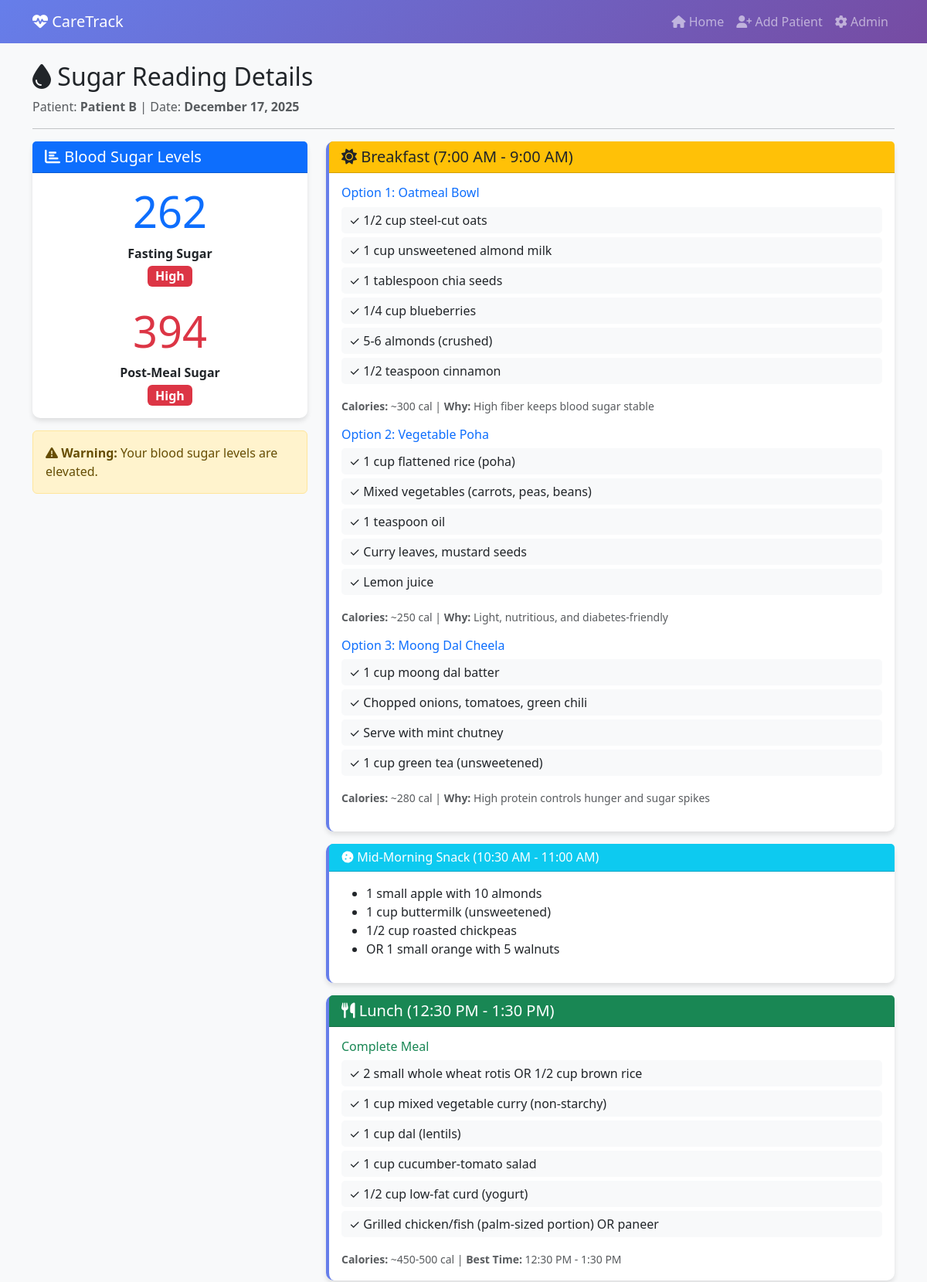
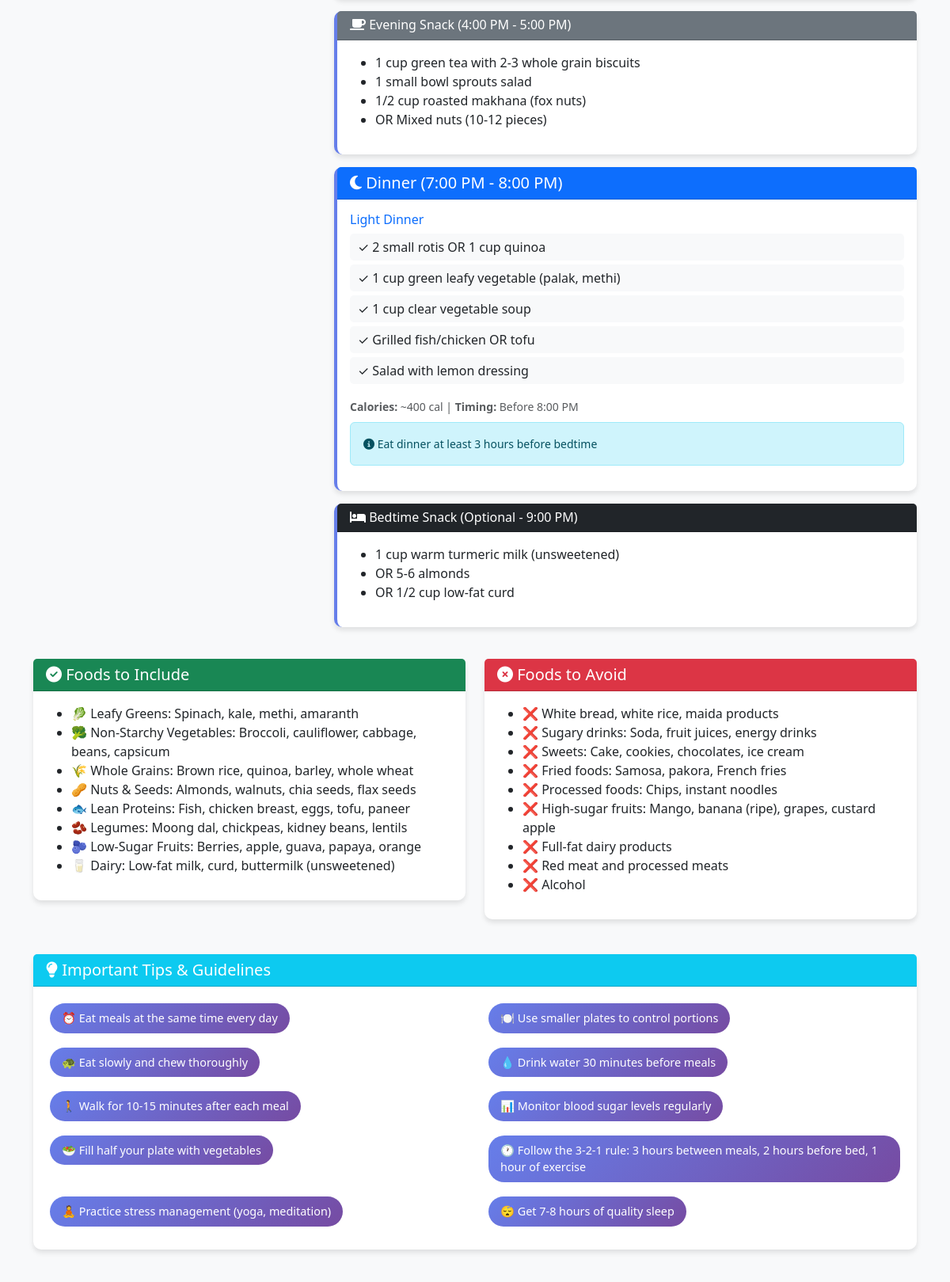
Screenshot of /reading/2/ (upper part) with the database file from the repository (2 pictures, top to bottom).
### app/models.py (models this page shows, shortened)
class SugarReading(models.Model):
    patient = models.ForeignKey(
        Patient,
        on_delete=models.CASCADE,  # If patient deleted, delete all their readings
        related_name='sugar_readings'
    )
    reading_date = models.DateField(default=timezone.now)
    sugar_before_breakfast = models.PositiveIntegerField(
        help_text="Fasting sugar level (mg/dL)"
    )
    sugar_after_breakfast = models.PositiveIntegerField(
        help_text="Post-meal sugar level (mg/dL)"
    )
    notes = models.TextField(blank=True, help_text="Any additional notes")
    created_at = models.DateTimeField(auto_now_add=True)
    def get_status(self):
        if self.sugar_before_breakfast < 70:
            fasting_status = "Low"
        elif 70 <= self.sugar_before_breakfast <= 100:
            fasting_status = "Normal"
        else:
            fasting_status = "High"
        if self.sugar_after_breakfast < 140:
            postmeal_status = "Normal"
        else:
            postmeal_status = "High"
        return {
            'fasting': fasting_status,
            'postmeal': postmeal_status
        }
    class Meta:
        ordering = ['-reading_date']  # Most recent first
        unique_together = ['patient', 'reading_date']  # One reading per day per patient

class Patient(models.Model):
    name = models.CharField(max_length=100, help_text="Patient's full name")
    age = models.PositiveIntegerField(
        validators=[MinValueValidator(1), MaxValueValidator(120)],
        help_text="Age in years"
    )
    weight = models.DecimalField(
        max_digits=5,      # Total digits (e.g., 150.5 = 4 digits)
        decimal_places=2,  # Digits after decimal
        help_text="Weight in kg"
    )
    height = models.DecimalField(
        max_digits=5,
        decimal_places=2,
        help_text="Height in cm"
    )
    bmi = models.DecimalField(
        max_digits=4,
        decimal_places=2,
        blank=True,  # Can be empty initially
        null=True,   # Can be NULL in database
        help_text="Body Mass Index (calculated automatically)"
    )
    created_at = models.DateTimeField(auto_now_add=True)  # Set once when created
    updated_at = models.DateTimeField(auto_now=True)      # Updates every time we save
    def save(self, *args, **kwargs):
        """Override save to calculate BMI before saving"""
        self.calculate_bmi()
        super().save(*args, **kwargs)
    class Meta:
        ordering = ['-created_at']  # Newest first

### app/views.py (the view)
# urls.py: path('reading/<int:pk>/', views.reading_detail, name='reading_detail'),
def reading_detail(request, pk):
    reading = get_object_or_404(SugarReading, pk=pk)
    status = reading.get_status()
    patient = reading.patient
    diet_plan = get_detailed_diet_plan(
        status=status,
        patient_age=patient.age,
        bmi=float(patient.bmi) if patient.bmi else 25.0
    )
    context = {
        'reading': reading,
        'status': status,
        'diet_plan': diet_plan,  # Changed from meal_suggestions
        'patient': patient,
    }
    return render(request, 'app/reading_detail.html', context)

### app/templates/app/reading_detail.html (shortened to what this page needs)
{% extends 'app/base.html' %}
{% block content %}
<div class="row">
    <div class="col-md-12">
        <h2><i class="fas fa-tint"></i> Sugar Reading Details</h2>
        <p class="text-muted">Patient: <strong>{{ reading.patient.name }}</strong> | Date: <strong>{{ reading.reading_date|date:"F d, Y" }}</strong></p>
        <hr>
    </div>
</div>
<div class="row">
    <div class="col-md-4">
        <div class="card mb-3">
            <div class="card-header bg-primary text-white">
                <h5 class="mb-0"><i class="fas fa-chart-bar"></i> Blood Sugar Levels</h5>
            </div>
            <div class="card-body text-center">
                <div class="mb-4">
                    <h1 class="display-4 text-primary">{{ reading.sugar_before_breakfast }}</h1>
                    <p class="mb-1"><strong>Fasting Sugar</strong></p>
                    <span class="badge
                        {% if status.fasting == 'Normal' %}bg-success
                        {% elif status.fasting == 'High' %}bg-danger
                        {% else %}bg-warning{% endif %} fs-6">
                        {{ status.fasting }}
                    </span>
                </div>
                <div>
                    <h1 class="display-4 text-danger">{{ reading.sugar_after_breakfast }}</h1>
                    <p class="mb-1"><strong>Post-Meal Sugar</strong></p>
                    <span class="badge
                        {% if status.postmeal == 'Normal' %}bg-success
                        {% else %}bg-danger{% endif %} fs-6">
                        {{ status.postmeal }}
                    </span>
                </div>
            </div>
        </div>
        {% if status.fasting == 'High' or status.postmeal == 'High' %}
        <div class="alert alert-warning">
            <i class="fas fa-exclamation-triangle"></i> <strong>Warning:</strong> Your blood sugar levels are elevated.
        </div>
        {% endif %}
    </div>
    <div class="col-md-8">
        <div class="card meal-card mb-3">
            <div class="card-header bg-warning text-dark">
                <h5 class="mb-0"><i class="fas fa-sun"></i> Breakfast (7:00 AM - 9:00 AM)</h5>
            </div>
            <div class="card-body">
                {% for option in diet_plan.breakfast %}
                    <div class="mb-3">
                        <h6 class="text-primary">{{ option.name }}</h6>
                        <ul class="list-unstyled">
                            {% for item in option.items %}
                            <li class="food-item">✓ {{ item }}</li>
                            {% endfor %}
                        </ul>
                        <small class="text-muted">
                            <strong>Calories:</strong> {{ option.calories }} |
                            <strong>Why:</strong> {{ option.why }}
                        </small>
                    </div>
                {% endfor %}
            </div>
        </div>
        <div class="card meal-card mb-3">
            <div class="card-header bg-info text-white">
                <h6 class="mb-0"><i class="fas fa-cookie"></i> Mid-Morning Snack (10:30 AM - 11:00 AM)</h6>
            </div>
            <div class="card-body">
                <ul>
                    {% for snack in diet_plan.mid_morning_snack %}
                    <li>{{ snack }}</li>
                    {% endfor %}
                </ul>
            </div>
        </div>
        <div class="card meal-card mb-3">
            <div class="card-header bg-success text-white">
                <h5 class="mb-0"><i class="fas fa-utensils"></i> Lunch (12:30 PM - 1:30 PM)</h5>
            </div>
            <div class="card-body">
                {% for meal in diet_plan.lunch %}
                    <h6 class="text-success">{{ meal.name }}</h6>
                    <ul class="list-unstyled">
                        {% for item in meal.items %}
                        <li class="food-item">✓ {{ item }}</li>
                        {% endfor %}
                    </ul>
                    <small class="text-muted">
                        <strong>Calories:</strong> {{ meal.calories }}
                        {% if meal.timing %} | <strong>Best Time:</strong> {{ meal.timing }}{% endif %}
                    </small>
                {% endfor %}
            </div>
        </div>
        <div class="card meal-card mb-3">
            <div class="card-header bg-secondary text-white">
                <h6 class="mb-0"><i class="fas fa-coffee"></i> Evening Snack (4:00 PM - 5:00 PM)</h6>
            </div>
            <div class="card-body">
                <ul>
                    {% for snack in diet_plan.evening_snack %}
                    <li>{{ snack }}</li>
                    {% endfor %}
                </ul>
            </div>
        </div>
        <div class="card meal-card mb-3">
            <div class="card-header bg-primary text-white">
                <h5 class="mb-0"><i class="fas fa-moon"></i> Dinner (7:00 PM - 8:00 PM)</h5>
            </div>
            <div class="card-body">
                {% for meal in diet_plan.dinner %}
                    <h6 class="text-primary">{{ meal.name }}</h6>
                    <ul class="list-unstyled">
                        {% for item in meal.items %}
                        <li class="food-item">✓ {{ item }}</li>
                        {% endfor %}
                    </ul>
                    <small class="text-muted">
                        <strong>Calories:</strong> {{ meal.calories }}
                        {% if meal.timing %} | <strong>Timing:</strong> {{ meal.timing }}{% endif %}
                    </small>
                    {% if meal.note %}
                    <div class="alert alert-info mt-2 small">
                        <i class="fas fa-info-circle"></i> {{ meal.note }}
                    </div>
                    {% endif %}
                {% endfor %}
            </div>
        </div>
        {% if diet_plan.bedtime_snack %}
        <div class="card meal-card mb-3">
            <div class="card-header bg-dark text-white">
                <h6 class="mb-0"><i class="fas fa-bed"></i> Bedtime Snack (Optional - 9:00 PM)</h6>
            </div>
            <div class="card-body">
                <ul>
                    {% for snack in diet_plan.bedtime_snack %}
                    <li>{{ snack }}</li>
                    {% endfor %}
                </ul>
            </div>
        </div>
        {% endif %}
    </div>
</div>
<div class="row mt-4">
    <div class="col-md-6">
        <div class="card">
            <div class="card-header bg-success text-white">
                <h5 class="mb-0"><i class="fas fa-check-circle"></i> Foods to Include</h5>
            </div>
            <div class="card-body">
                <ul>
                    {% for food in diet_plan.foods_to_eat %}
                    <li>{{ food }}</li>
                    {% endfor %}
                </ul>
            </div>
        </div>
    </div>
    <div class="col-md-6">
        <div class="card">
            <div class="card-header bg-danger text-white">
                <h5 class="mb-0"><i class="fas fa-times-circle"></i> Foods to Avoid</h5>
            </div>
            <div class="card-body">
                <ul>
                    {% for food in diet_plan.foods_to_avoid %}
                    <li>{{ food }}</li>
                    {% endfor %}
                </ul>
            </div>
        </div>
    </div>
</div>
<div class="row mt-4">
    <div class="col-md-12">
        <div class="card">
            <div class="card-header bg-info text-white">
                <h5 class="mb-0"><i class="fas fa-lightbulb"></i> Important Tips & Guidelines</h5>
            </div>
            <div class="card-body">
                <div class="row">
                    {% for tip in diet_plan.general_tips %}
                    <div class="col-md-6 mb-2">
                        <span class="tip-badge">{{ tip }}</span>
                    </div>
                    {% endfor %}
                </div>
            </div>
        </div>
    </div>
</div>
{% endblock %}

### app/templates/app/base.html (style rules this page uses)
body { background-color: #f8f9fa; }
.card { box-shadow: 0 4px 6px rgba(0,0,0,0.1); border: none; border-radius: 10px; margin-bottom: 20px; }

### app/templates/app/reading_detail.html (style rules this page uses)
.meal-card { border-left: 4px solid #667eea; margin-bottom: 15px; }
.food-item { padding: 5px 10px; margin: 5px 0; background: #f8f9fa; border-radius: 5px; }
.tip-badge { display: inline-block; padding: 8px 15px; margin: 5px; background: linear-gradient(135deg, #667eea 0%, #764ba2 100%); color: white; border-radius: 20px; font-size: 0.9rem; }

### rows the page displays
SugarReading: patient.name "Patient B", reading_date "December 17, 2025", sugar_before_breakfast "262", sugar_after_breakfast "394"

### other values shown
{{ status.fasting }} "High"
{{ status.postmeal }} "High"
{{ option.name }} "Option 1: Oatmeal Bowl" "Option 2: Vegetable Poha" "Option 3: Moong Dal Cheela"
{{ item }} "1/2 cup steel-cut oats" "1 cup unsweetened almond milk" "1 tablespoon chia seeds" "1/4 cup blueberries" "5-6 almonds (crushed)" "1/2 teaspoon cinnamon" "1 cup flattened rice (poha)" "Mixed vegetables (carrots, peas, beans)" "1 teaspoon oil" "Curry leaves, mustard seeds" "Lemon juice" "1 cup moong dal batter" "Chopped onions, tomatoes, green chili" "Serve with mint chutney" "1 cup green tea (unsweetened)"
{{ option.calories }} "~300 cal" "~250 cal" "~280 cal"
{{ option.why }} "High fiber keeps blood sugar stable" "Light, nutritious, and diabetes-friendly" "High protein controls hunger and sugar spikes"
{{ snack }} "1 small apple with 10 almonds" "1 cup buttermilk (unsweetened)" "1/2 cup roasted chickpeas" "OR 1 small orange with 5 walnuts"
{{ meal.name }} "Complete Meal"
{{ item }} "2 small whole wheat rotis OR 1/2 cup brown rice" "1 cup mixed vegetable curry (non-starchy)" "1 cup dal (lentils)" "1 cup cucumber-tomato salad" "1/2 cup low-fat curd (yogurt)" "Grilled chicken/fish (palm-sized portion) OR paneer"
{{ meal.calories }} "~450-500 cal"
{{ meal.timing }} "12:30 PM - 1:30 PM"
{{ snack }} "1 cup green tea with 2-3 whole grain biscuits" "1 small bowl sprouts salad" "1/2 cup roasted makhana (fox nuts)" "OR Mixed nuts (10-12 pieces)"
{{ meal.name }} "Light Dinner"
{{ item }} "2 small rotis OR 1 cup quinoa" "1 cup green leafy vegetable (palak, methi)" "1 cup clear vegetable soup" "Grilled fish/chicken OR tofu" "Salad with lemon dressing"
{{ meal.calories }} "~400 cal"
